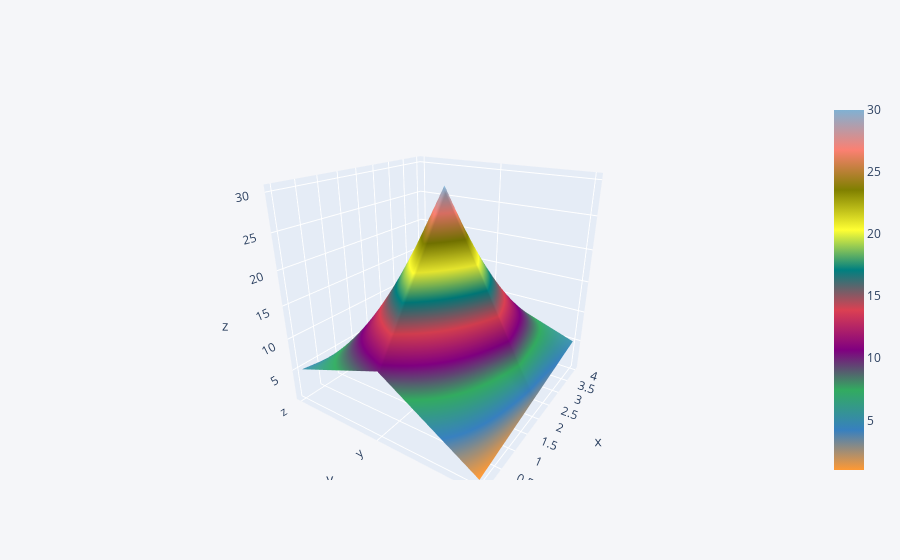

The notebook cell this image was saved under:
### Code cell
df3.iplot(kind='surface')

### Figure 1 — Plotly figure (JSON) as saved in the notebook; plotly's stock layout.template omitted (floating-point values rounded to 4 significant figures)
{"data": [{"colorscale": [[0, "rgb(255, 153, 51)"], [0.1111, "rgb(55, 128, 191)"], [0.2222, "rgb(50, 171, 96)"], [0.3333, "rgb(128, 0, 128)"], [0.4444, "rgb(219, 64, 82)"], [0.5556, "rgb(0, 128, 128)"], [0.6667, "rgb(255, 255, 51)"], [0.7778, "rgb(128, 128, 0)"], [0.8889, "rgb(251, 128, 114)"], [1, "rgb(128, 177, 211)"]], "type": "surface", "x": [0, 1, 2, 3, 4], "y": ["x", "y", "z"], "z": [[1, 2, 3, 4, 5], [10, 20, 30, 20, 10], [5, 4, 3, 2, 1]]}], "layout": {"autosize": true, "legend": {"bgcolor": "#F5F6F9", "font": {"color": "#4D5663"}}, "paper_bgcolor": "#F5F6F9", "plot_bgcolor": "#F5F6F9", "scene": {"aspectmode": "auto", "aspectratio": {"x": 1, "y": 1, "z": 1}, "camera": {"center": {"x": 0, "y": 0, "z": 0}, "eye": {"x": -1.584, "y": -1.067, "z": 0.8305}, "projection": {"type": "perspective"}, "up": {"x": 0, "y": 0, "z": 1}}}, "title": {"font": {"color": "#4D5663"}}, "xaxis": {"gridcolor": "#E1E5ED", "showgrid": true, "tickfont": {"color": "#4D5663"}, "title": {"font": {"color": "#4D5663"}, "text": ""}, "zerolinecolor": "#E1E5ED"}, "yaxis": {"gridcolor": "#E1E5ED", "showgrid": true, "tickfont": {"color": "#4D5663"}, "title": {"font": {"color": "#4D5663"}, "text": ""}, "zerolinecolor": "#E1E5ED"}}}
